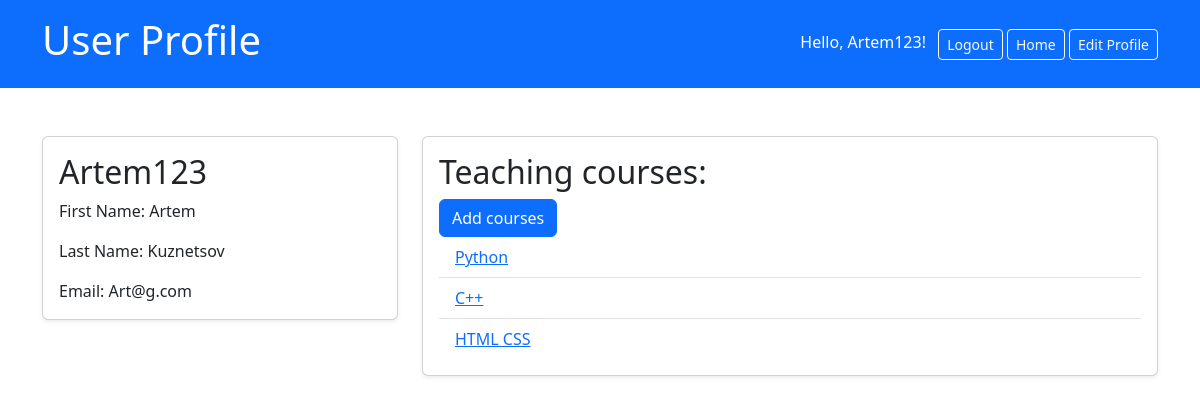
Screenshot of /profile/ (signed in) with the database file from the repository.
### startApp/models.py (models this page shows, shortened)
class Customer(models.Model):
    user = models.OneToOneField(User, on_delete=models.CASCADE)
    is_instructor = models.BooleanField(default=False)

class Course(models.Model):
    title = models.CharField(max_length=200)
    description = models.TextField(blank=True)
    instructor = models.ForeignKey(Customer, on_delete=models.CASCADE, limit_choices_to={'is_instructor': True})
    category = models.ForeignKey(Category, on_delete=models.CASCADE)
    created_at = models.DateTimeField(auto_now_add=True)
    updated_at = models.DateTimeField(auto_now=True)

### startApp/views.py (the view)
# urls.py: path('profile/', views.profile, name='profile'),
@login_required
def profile(request):
    user = request.user
    customer = get_object_or_404(Customer, user=user)
    student_courses = Enrollment.objects.filter(customer=customer)
    if customer.is_instructor:
        instructor_courses = Course.objects.filter(instructor=customer)
    else:
        instructor_courses = None
    context = {
        'customer': customer,
        'student_courses': student_courses,
        'instructor_courses': instructor_courses,
    }
    return render(request, 'startApp/profile.html', context)

### templates/startApp/profile.html (shortened to what this page needs)
<!DOCTYPE html>
<html lang="en">
<head>
    {% load static %}
    <link rel="stylesheet" href="{% static 'bootstrap/css/bootstrap.min.css' %}">
</head>
<body>
    <header class="py-3 bg-primary text-white">
        <div class="container">
            <div class="row">
                <div class="col-12 d-flex justify-content-between align-items-center">
                    <h1>User Profile</h1>
                    <div>
                        {% if user.is_authenticated %}
                        <span class="me-2">Hello, {{ user.username }}!</span>
                        <a href="{% url 'login' %}" class="btn btn-outline-light btn-sm">Logout</a>
                        {% else %}
                        <a href="{% url 'login' %}" class="btn btn-outline-light btn-sm">Login</a>
                        <a href="{% url 'register' %}" class="btn btn-outline-light btn-sm">Register</a>
                        {% endif %}
                        <a href="{% url 'home_page' %}" class="btn btn-outline-light btn-sm">Home</a>
                        <a href="{% url 'edit_profile' %}" class="btn btn-outline-light btn-sm">Edit Profile</a>
                    </div>
                </div>
            </div>
        </div>
    </header>
    <main class="container mt-5">
        <section class="mb-5">
            <div class="row">
                <div class="col-md-4 mb-3">
                    <div class="card shadow-sm">
                        <div class="card-body">
                            <h2 class="card-title">{{ customer.user.username }}</h2>
                            <p class="card-text">First Name: {{ customer.user.first_name }}</p>
                            <p class="card-text">Last Name: {{ customer.user.last_name }}</p>
                            <p class="card-text">Email: {{ customer.user.email }}</p>
                        </div>
                    </div>
                </div>
                <div class="col-md-8 mb-3">
                    <div class="card shadow-sm">
                        <div class="card-body">
                            {% if customer.is_instructor %}
                            <h2 class="card-title">Teaching courses:</h2>
                            <button class="btn btn-primary" onclick="window.location.href='{% url 'create_course' %}'">Add courses</button>
                            <ul class="list-group list-group-flush">
                                {% for course in instructor_courses %}
                                <li class="list-group-item">
                                    <a href="{% url 'course-detail' course.id %}">{{ course.title }}</a>
                                </li>
                                {% endfor %}
                            </ul>
                            {% endif %}
                        </div>
                    </div>
                </div>
            </div>
        </section>
    </main>
</body>
</html>

### rows the page displays
Customer: user.username "Artem123", user.first_name "Artem", user.last_name "Kuznetsov", user.email "Art@g.com"
Course: title "Python"
Course: title "C++"
Course: title "HTML CSS"

### other values shown
{{ user.username }} "Artem123"
